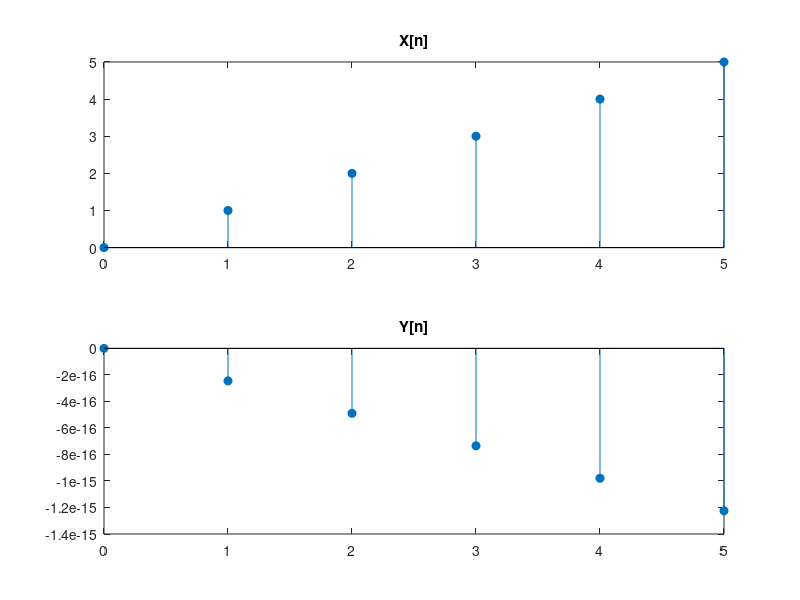

Reproduce this figure in MATLAB.
n=[0:5];
Xn=[0:5];
y=sin(2*pi*Xn);
subplot(2,1,1)
stem(n,Xn,"filled")
title("X[n]")
subplot(2,1,2)
stem(n,y,"filled")
title("Y[n]")
